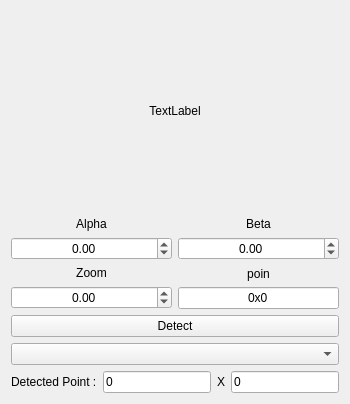
                 <widget class="QWidget" name="widget_41" native="true">
                  <layout class="QVBoxLayout" name="verticalLayout_171">
                   <item>
                    <widget class="QLabel" name="label_north_left">
                     <property name="sizePolicy">
                      <sizepolicy hsizetype="Expanding" vsizetype="Expanding">
                       <horstretch>0</horstretch>
                       <verstretch>0</verstretch>
                      </sizepolicy>
                     </property>
                     <property name="minimumSize">
                      <size>
                       <width>300</width>
                       <height>200</height>
                      </size>
                     </property>
                     <property name="toolTip">
                      <string>Anypoint Image in West</string>
                     </property>
                     <property name="text">
                      <string>TextLabel</string>
                     </property>
                     <property name="alignment">
                      <set>Qt::AlignCenter</set>
                     </property>
                    </widget>
                   </item>
                   <item>
                    <layout class="QHBoxLayout" name="horizontalLayout_175">
                     <item>
                      <layout class="QVBoxLayout" name="verticalLayout_172">
                       <item>
                        <layout class="QVBoxLayout" name="verticalLayout_173">
                         <item>
                          <widget class="QLabel" name="label_260">
                           <property name="text">
                            <string>Alpha</string>
                           </property>
                           <property name="alignment">
                            <set>Qt::AlignCenter</set>
                           </property>
                          </widget>
                         </item>
                         <item>
                          <widget class="QDoubleSpinBox" name="doubleSpinBox_alpha_left_north">
                           <property name="sizePolicy">
                            <sizepolicy hsizetype="Expanding" vsizetype="Fixed">
                             <horstretch>0</horstretch>
                             <verstretch>0</verstretch>
                            </sizepolicy>
                           </property>
                           <property name="minimumSize">
                            <size>
                             <width>100</width>
                             <height>0</height>
                            </size>
                           </property>
                           <property name="alignment">
                            <set>Qt::AlignCenter</set>
                           </property>
                           <property name="minimum">
                            <double>-360.000000000000000</double>
                           </property>
                           <property name="maximum">
                            <double>360.000000000000000</double>
                           </property>
                           <property name="singleStep">
                            <double>0.500000000000000</double>
                           </property>
                          </widget>
                         </item>
                        </layout>
                       </item>
                       <item>
                        <layout class="QVBoxLayout" name="verticalLayout_174">
                         <item>
                          <widget class="QLabel" name="label_261">
                           <property name="text">
                            <string>Zoom</string>
                           </property>
                           <property name="alignment">
                            <set>Qt::AlignCenter</set>
                           </property>
                          </widget>
                         </item>
                         <item>
                          <widget class="QDoubleSpinBox" name="doubleSpinBox_zoom_left_north">
                           <property name="sizePolicy">
                            <sizepolicy hsizetype="Expanding" vsizetype="Fixed">
                             <horstretch>0</horstretch>
                             <verstretch>0</verstretch>
                            </sizepolicy>
                           </property>
                           <property name="minimumSize">
                            <size>
                             <width>100</width>
                             <height>0</height>
                            </size>
                           </property>
                           <property name="alignment">
                            <set>Qt::AlignCenter</set>
                           </property>
                           <property name="minimum">
                            <double>-360.000000000000000</double>
                           </property>
                           <property name="maximum">
                            <double>360.000000000000000</double>
                           </property>
                           <property name="singleStep">
                            <double>0.100000000000000</double>
                           </property>
                          </widget>
                         </item>
                        </layout>
                       </item>
                      </layout>
                     </item>
                     <item>
                      <layout class="QVBoxLayout" name="verticalLayout_175">
                       <item>
                        <layout class="QVBoxLayout" name="verticalLayout_176">
                         <item>
                          <widget class="QLabel" name="label_262">
                           <property name="text">
                            <string>Beta</string>
                           </property>
                           <property name="alignment">
                            <set>Qt::AlignCenter</set>
                           </property>
                          </widget>
                         </item>
                         <item>
                          <widget class="QDoubleSpinBox" name="doubleSpinBox_beta_left_north">
                           <property name="sizePolicy">
                            <sizepolicy hsizetype="Expanding" vsizetype="Fixed">
                             <horstretch>0</horstretch>
                             <verstretch>0</verstretch>
                            </sizepolicy>
                           </property>
                           <property name="minimumSize">
                            <size>
                             <width>100</width>
                             <height>0</height>
                            </size>
                           </property>
                           <property name="alignment">
                            <set>Qt::AlignCenter</set>
                           </property>
                           <property name="minimum">
                            <double>-363.000000000000000</double>
                           </property>
                           <property name="maximum">
                            <double>360.000000000000000</double>
                           </property>
                           <property name="singleStep">
                            <double>0.500000000000000</double>
                           </property>
                          </widget>
                         </item>
                        </layout>
                       </item>
                       <item>
                        <layout class="QVBoxLayout" name="verticalLayout_177">
                         <item>
                          <widget class="QLabel" name="label_264">
                           <property name="text">
                            <string>poin</string>
                           </property>
                           <property name="alignment">
                            <set>Qt::AlignCenter</set>
                           </property>
                          </widget>
                         </item>
                         <item>
                          <widget class="QLineEdit" name="lineEdit_point_left_north">
                           <property name="sizePolicy">
                            <sizepolicy hsizetype="Expanding" vsizetype="Fixed">
                             <horstretch>0</horstretch>
                             <verstretch>0</verstretch>
                            </sizepolicy>
                           </property>
                           <property name="minimumSize">
                            <size>
                             <width>100</width>
                             <height>0</height>
                            </size>
                           </property>
                           <property name="text">
                            <string>0x0</string>
                           </property>
                           <property name="alignment">
                            <set>Qt::AlignCenter</set>
                           </property>
                          </widget>
                         </item>
                        </layout>
                       </item>
                      </layout>
                     </item>
                    </layout>
                   </item>
                   <item>
                    <widget class="QPushButton" name="pushButton_Detect_left_north">
                     <property name="text">
                      <string>Detect</string>
                     </property>
                    </widget>
                   </item>
                   <item>
                    <widget class="QComboBox" name="comboBox_reorder_left_north"/>
                   </item>
                   <item>
                    <layout class="QHBoxLayout" name="horizontalLayout_176">
                     <item>
                      <widget class="QLabel" name="label_265">
                       <property name="text">
                        <string>Detected Point :</string>
                       </property>
                      </widget>
                     </item>
                     <item>
                      <widget class="QLineEdit" name="lineEdit_cols_left_north">
                       <property name="text">
                        <string>0</string>
                       </property>
                      </widget>
                     </item>
                     <item>
                      <widget class="QLabel" name="label_266">
                       <property name="text">
                        <string>X</string>
                       </property>
                      </widget>
                     </item>
                     <item>
                      <widget class="QLineEdit" name="lineEdit_rows_left_north">
                       <property name="text">
                        <string>0</string>
                       </property>
                      </widget>
                     </item>
                    </layout>
                   </item>
                  </layout>
                 </widget>
